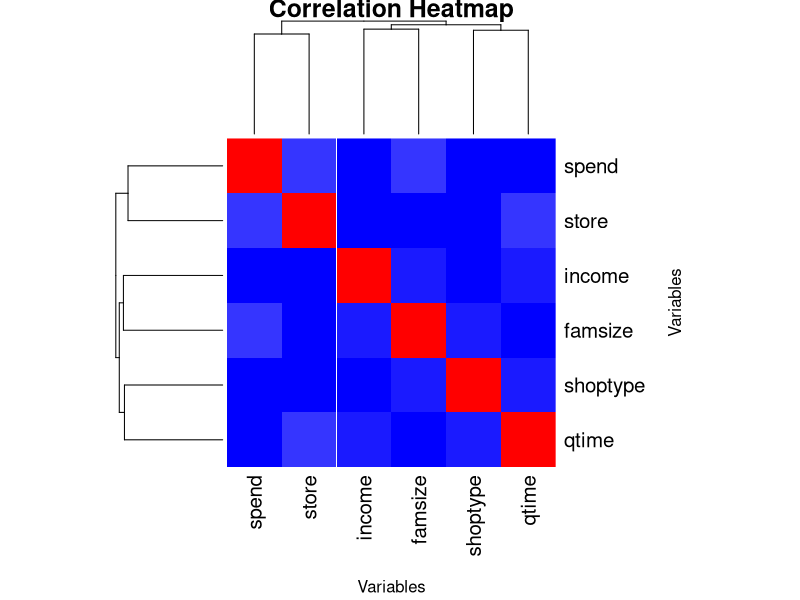
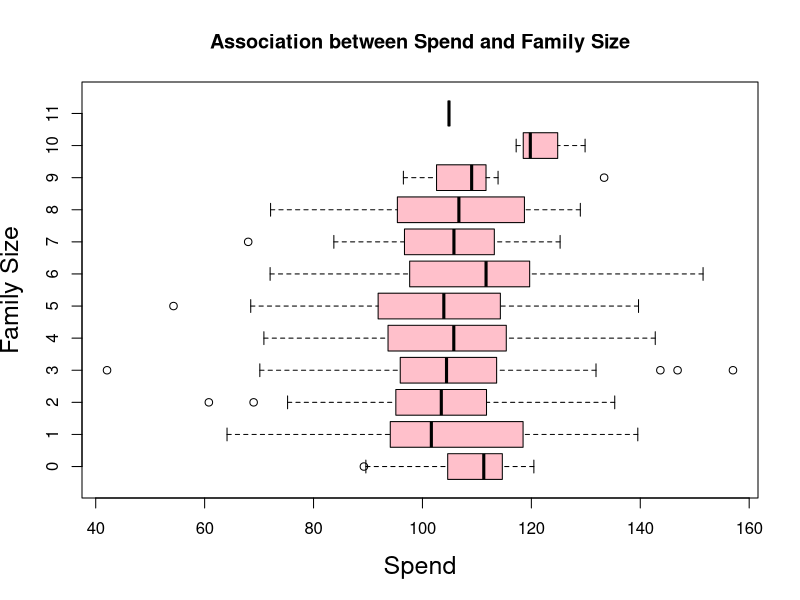

Source code (R) for these figures, in order: (Note: this script raises an error after producing the figures.)
#this code will create a simulated dataset based on information about the
# supermarket shopping habits of UK families. We create a dataset
# representing 500 simulated observations.
# The variables are
# -spend - amount spent on weekly supermarket shop
# -qtime - time spent queuing at checkout/ collection point
# -famsize - no. of household members in addition to buyer
# -store - indicates whether the store is 1: urban, 2 :rural,
# 3 : citycentre
# -shoptype - 0: instore shop, 1: online collection, 2: online home delivery 
# -income - estimated household income
# The setwd() command is optional - you may edit it to your own file
# storage directory or omit entirely
#setwd()

# setting the seed to generate the same dataset 
# every time the code is run
# Create a simulated dataset
set.seed(2275285)
spend <- rnorm(500, 105, 15.75)
qtime <- rpois(500, 7)
famsize <- rpois(500, 4)
store <- sample(1:3, 500, replace = TRUE)
shoptype <- rbinom(500, 2, 0.14)
income <- rnorm(500, 38000, 4500)
weeklyshop <- data.frame(spend, qtime, famsize, store, shoptype, income)

# Compute correlation matrix
cor_matrix <- cor(weeklyshop)

# Print correlation coefficient for each pair
for (i in 1:(ncol(weeklyshop) - 1)) {
    for (j in (i + 1):ncol(weeklyshop)) {
        correlation <- cor(weeklyshop[, i], weeklyshop[, j])
        cat(paste("The correlation coefficient between", names(weeklyshop)[i], "and", names(weeklyshop)[j], "is", round(correlation, 2), "\n"))
    }
}

# Plot heatmap with annotations
heatmap(cor_matrix, 
                main = "Correlation Heatmap",
                xlab = "Variables", ylab = "Variables",
                col = colorRampPalette(c("blue", "white", "red"))(20),
                symm = TRUE, margins = c(8, 8))

# Add text annotations to heatmap cells
for (i in 1:ncol(cor_matrix)) {
    for (j in 1:ncol(cor_matrix)) {
        text(i, j, sprintf("%.2f", cor_matrix[i, j]), cex = 0.8, col = "black", pos = 4)
    }
}

# Calculate correlation between spend and famsize
correlation <- cor(weeklyshop$spend, weeklyshop$famsize)
print(correlation)

# Plot box plot correlation between spend and famsize
boxplot(spend ~ famsize, 
        main = "Association between Spend and Family Size", 
        xlab = "Spend", ylab = "Family Size",
        horizontal = TRUE, col = "pink",
        cex.lab = 1.5, font.lab = 2)

# Plot box plot correlation between normalized_spend and normalized_famsize
boxplot(normalized_spend ~ normalized_famsize, 
    main = "Association between Normalized Spend and Normalized Family Size", 
    xlab = "Normalized Spend", ylab = "Normalized Family Size",
    horizontal = TRUE, col = "pink",
    cex.lab = 1.5, font.lab = 2)
    


